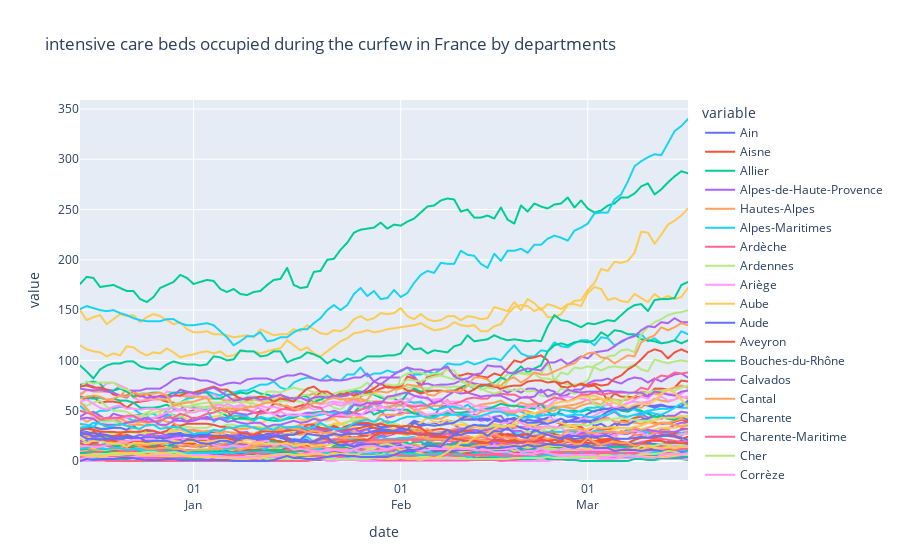

The notebook cell saved with this chart:
### Code cell
fig = px.line(reanimations_curfew_nom, x="date", y=reanimations_curfew_nom.columns,
              hover_data={"date": "|%B %d, %Y"},
              title='intensive care beds occupied during the curfew in France by departments', height=500, width=800)
fig.update_xaxes(
    dtick='M1',
    tickformat="%d\n%b")
fig.show()
